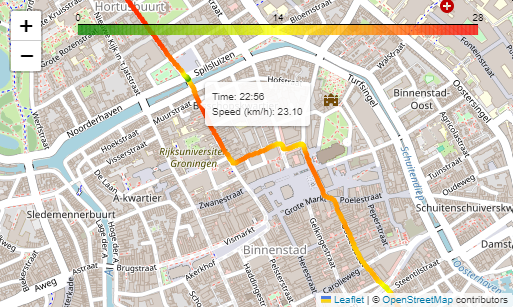
#> input picture gps_and_nwb/example_gps.png, 513 x 307 px, given in place of example_img.png, which was not available
$ python select_bounding_box.py
#> lines starting #> are read from the running program, lines starting #| are printed output that depends on the picture
def pick_backend():
    """Try TkAgg for interactivity; fall back to Agg if not available."""
    import matplotlib
    try:
        matplotlib.use("TkAgg")
        import matplotlib.pyplot as plt  # noqa: F401
        return "TkAgg"
    except Exception:
        matplotlib.use("Agg")
        return "Agg"

backend = pick_backend()
print(f"Using backend: {backend}")


import matplotlib.pyplot as plt
from matplotlib.widgets import RectangleSelector
import matplotlib.patches as patches
from PIL import Image

# Global variable to store selected bounding box
selected_bbox = None

def onselect(eclick, erelease):
    """
    Callback when user selects a region.
    """
    global selected_bbox
    x1, y1 = int(eclick.xdata), int(eclick.ydata)
    x2, y2 = int(erelease.xdata), int(erelease.ydata)

    # Ensure consistent ordering (xmin, ymin, xmax, ymax)
    x_min, x_max = sorted([x1, x2])
    y_min, y_max = sorted([y1, y2])

    selected_bbox = (x_min, y_min, x_max, y_max)
    print("Selected bounding box:", selected_bbox)


def select_bounding_box(image_path):
    """
    Opens an image and lets the user select a bounding box interactively.
    """
#> called with image_path = 'example_img.png'
    global ax

    img = Image.open(image_path)
#> img is the input picture: PIL image 513x307 RGBA; mean R, G, B, A 214, 208.4, 198.4, 255
    fig, ax = plt.subplots(1)
    ax.imshow(img)

    toggle_selector = RectangleSelector(
        ax, onselect,
        useblit=True,
        button=[1],  # left click
        minspanx=5, minspany=5,
        spancoords='pixels',
        interactive=True
    )

    plt.show()
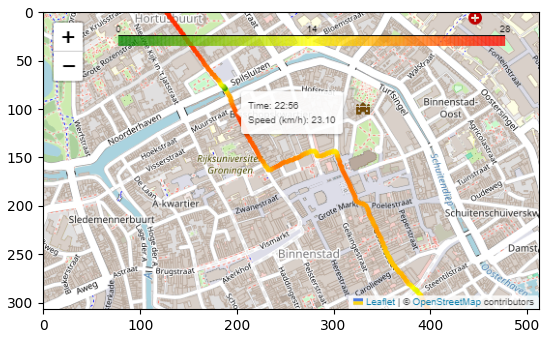
#> figure drawn by matplotlib, 1 panel
    return selected_bbox


# Example usage
folder_path = ""
image_path = folder_path + "example_img.png"

bbox = select_bounding_box(image_path)
print("Final bounding box (xmin, ymin, xmax, ymax):", bbox)

$ run again, on gps_and_nwb/example_nwb.png
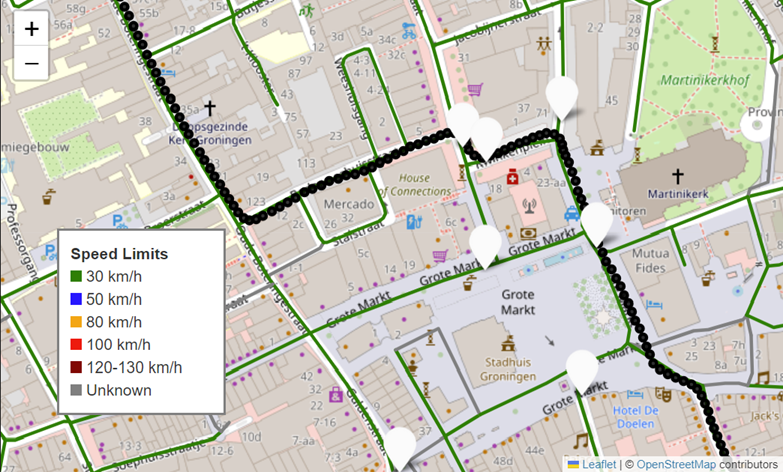
#> input picture gps_and_nwb/example_nwb.png, 783 x 472 px, given in place of example_img.png, which was not available
#> in select_bounding_box, img is the input picture: PIL image 783x472 RGBA; mean R, G, B, A 204.9, 203.9, 194.3, 255
#> in select_bounding_box, `plt.show()`:
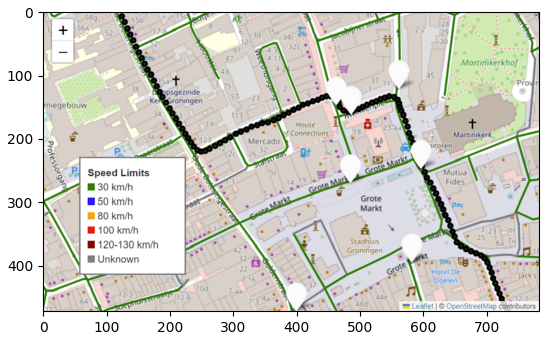
#> figure drawn by matplotlib, 1 panel
